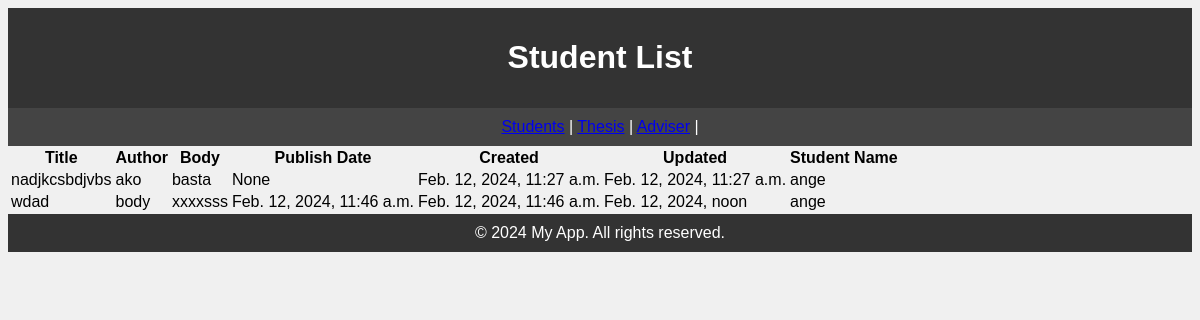
The app's page /thesis/ with its own data.
### thesis_app/models.py (models this page shows)
class Thesis(models.Model):
    id = models.AutoField(primary_key=True)
    title = models.CharField(max_length=255)
    author = models.CharField(max_length=100)
    body = models.TextField()
    publish = models.DateTimeField(auto_now_add=True)
    created_at = models.DateTimeField(auto_now_add=True)
    updated_at = models.DateTimeField(auto_now=True)
    student = models.ForeignKey(Student, on_delete=models.CASCADE)

class Student(models.Model):
    id = models.AutoField(primary_key=True)
    name = models.CharField(max_length=255)

### thesis_app/views.py (the view)
# urls.py: path('thesis/', thesis_view.as_view(), name='thesis-list'),
class thesis_view(ListView):
    model = Thesis
    context_object_name = 'thesis'
    template_name = 'thesis_list.html'

### thesis_app/templates/thesis_list.html (shortened to what this page needs)
{% extends 'base.html' %}
{% block header %}Student List{% endblock %}
{% block content %}
    <table class="student">
        <thead>
            <tr>
                <th>Title</th>
                <th>Author</th>
                <th>Body</th>
                <th>Publish Date</th>
                <th>Created</th>
                <th>Updated</th>
                <th>Student Name</th>
            </tr>
        </thead>
        <tbody>
            {% for Thesis in thesis %}
                <tr>
                    <td>{{ Thesis.title }}</td>
                    <td>{{ Thesis.author }}</td>
                    <td>{{ Thesis.body }}</td>
                    <td>{{ Thesis.publish }}</td>
                    <td>{{ Thesis.created_at }}</td>
                    <td>{{ Thesis.updated_at}}</td>
                    <td>{{ Thesis.student.name}}</td>
                </tr>
            {% endfor %}
        </tbody>
    </table>
{% endblock %}

### thesis_app/templates/base.html (shortened to what this page needs)
<!DOCTYPE html>
<html lang="en">
<head>
    <link rel="stylesheet" href="../static/css/style.css">
</head>
<body>
    <header>
        <h1>{% block header %}My App{% endblock %}</h1>
    </header>
    <nav>
        <a href="{% url 'student-list' %}">Students</a> |
        <a href="{% url 'thesis-list' %}">Thesis</a> |
        <a href="{% url 'adviser-list' %}">Adviser</a> |
    </nav>
    <div>
        {% block content %}{% endblock %}
    </div>
    <footer>
         &copy; 2024 My App. All rights reserved.
    </footer>
</body>
</html>

### thesis_app/static/css/style.css (style rules this page uses)
body { font-family: Arial, sans-serif; background-color: #f0f0f0; }
header { background-color: #333; color: #fff; padding: 10px; text-align: center; }
nav { background-color: #444; color: #fff; padding: 10px; text-align: center; }
footer { background-color: #333; color: #fff; padding: 10px; text-align: center; }

### records on screen
Thesis: title "nadjkcsbdjvbs", author "ako", body "basta", publish "None", created_at "Feb. 12, 2024, 11:27 a.m.", updated_at "Feb. 12, 2024, 11:27 a.m.", student.name "ange"
Thesis: title "wdad", author "body", body "xxxxsss", publish "Feb. 12, 2024, 11:46 a.m.", created_at "Feb. 12, 2024, 11:46 a.m.", updated_at "Feb. 12, 2024, noon", student.name "ange"
